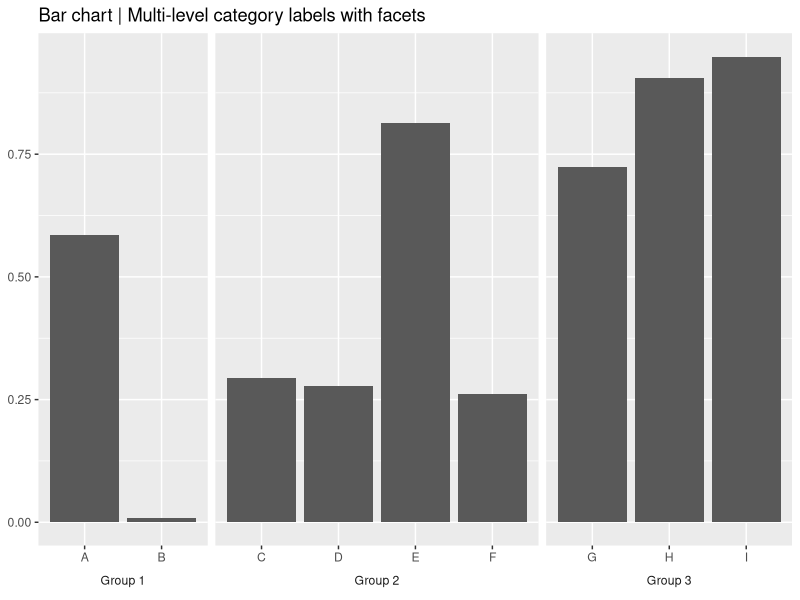
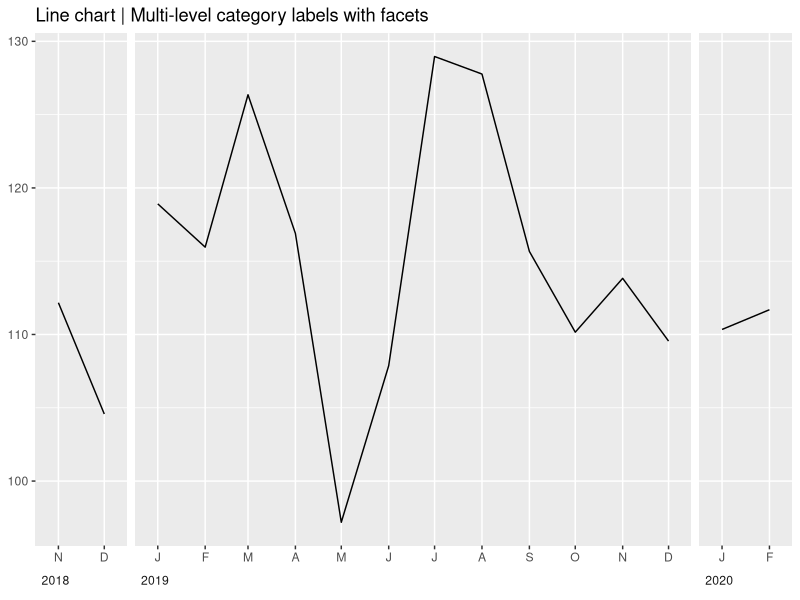
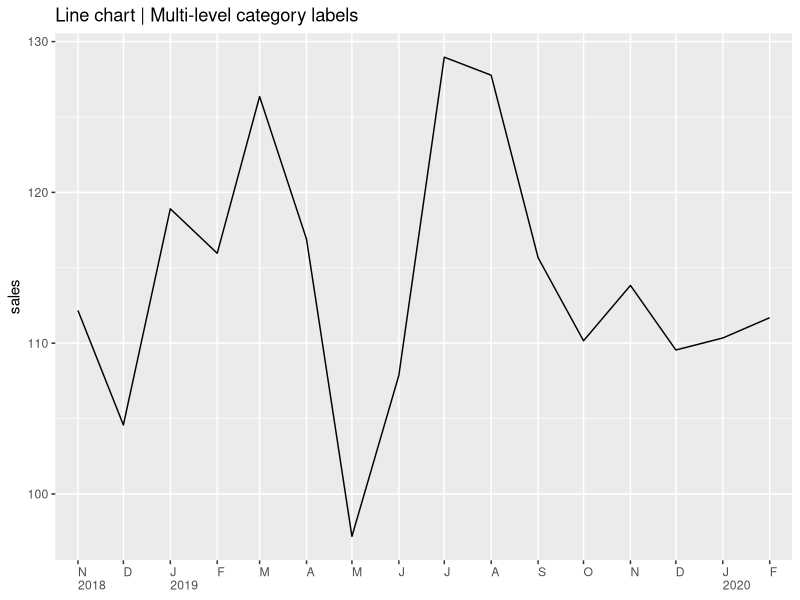

Reproduce these figures in R, in order.

library(dplyr)
library(ggplot2)
library(stringr)

# Bar chart ----

TIMES <- c(2, 4, 3)
set.seed(4)
data <- tibble(group = c(rep(paste("Group", 1:3), times = TIMES)),
               question = LETTERS[1:sum(TIMES)],
               proportion = runif(sum(TIMES)))

openxlsx::write.xlsx(data, file = "data_cols.xlsx")

data %>% 
  ggplot(aes(x = question, y = proportion)) +
  geom_col() +
  facet_grid(~group, scales = "free_x", switch = "x", space = "free_x") +
  labs(title = "Bar chart | Multi-level category labels with facets") +
  theme(strip.placement = "outside", 
        strip.background = element_rect(fill = "white"), 
        axis.title = element_blank())


# Line chart ----

N <- 16
set.seed(4)
data <- tibble(date = seq(as.Date("2018-11-01"), by = "1 month", length.out = N),
               sales = 100 + rnorm(n = N, mean = 10, sd = 10))

data %>% 
  ggplot(aes(x = date, y = sales)) +
  geom_line() +
  scale_x_date(name = NULL,
               breaks = "1 month",
               minor_breaks = NULL, 
               expand = expand_scale(add = 15),
               labels = function(x) stringr::str_sub(strftime(x, format = "%B"), start = 1, end = 1)) +
  facet_grid(~lubridate::year(date), scales = "free_x", switch = "x", space = "free_x") +
  labs(title = "Line chart | Multi-level category labels with facets") +
  coord_cartesian(clip = "off") +
  theme(strip.placement = "outside", 
        strip.background = element_rect(fill = "white"), 
        # panel.spacing = unit(0, units = "cm"),
        strip.text = element_text(hjust = 0),
        axis.title = element_blank())




format_dates <- function(x) {
  
  years <- lubridate::year(x)
  months <- str_sub(str_to_upper(strftime(x, format = "%B")), start = 1, end = 1)
  
  if_else(is.na(lag(years)) | lag(years) != years, 
          true = paste(months, years, sep = "\n"), 
          false = months)
  
}

data %>% 
  ggplot(aes(x = date, y = sales)) +
  geom_line() +
  scale_x_date(name = NULL,
               breaks = "1 month",
               minor_breaks = NULL,
               expand = expand_scale(add = 15),
               labels = format_dates) +
  labs(title = "Line chart | Multi-level category labels") +
  theme(axis.text.x = element_text(hjust = 0))

openxlsx::write.xlsx(data, file = "data_line.xlsx")
